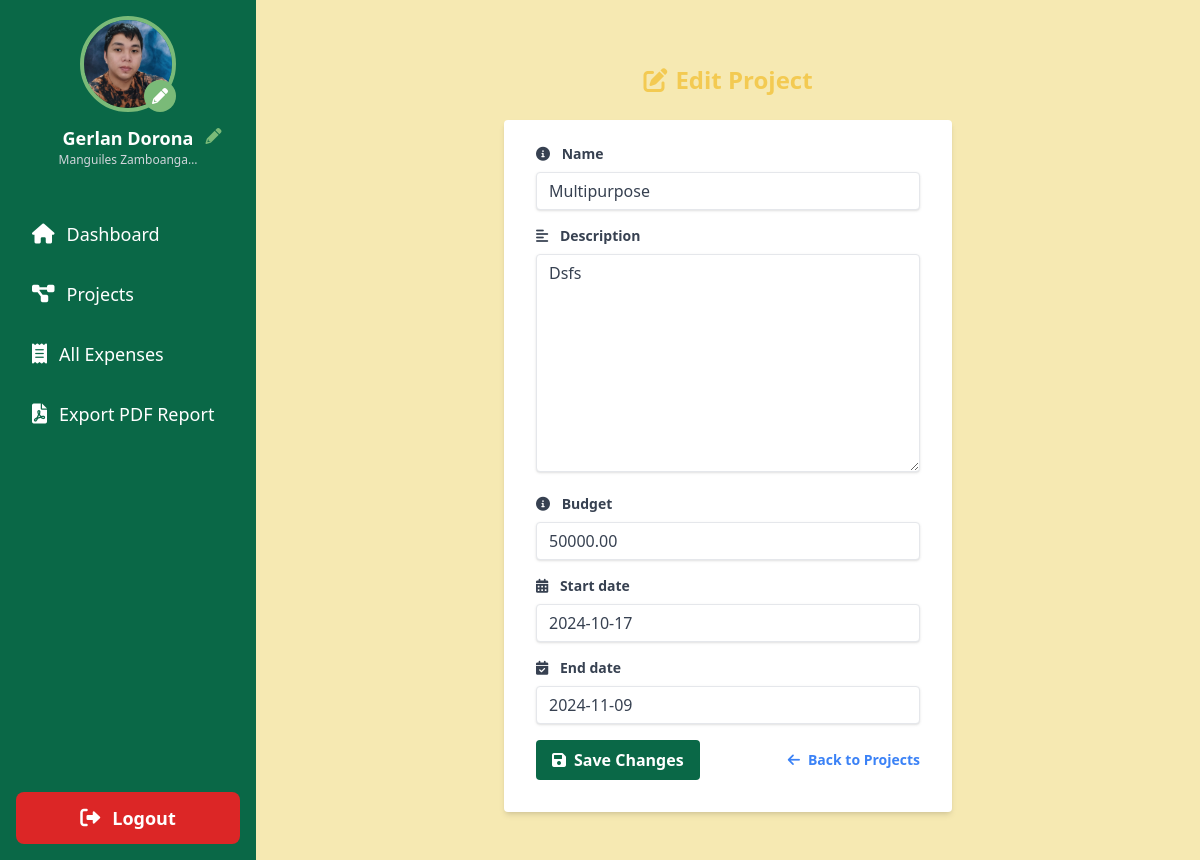
The app's page /edit-project/11/ (signed in), older data.
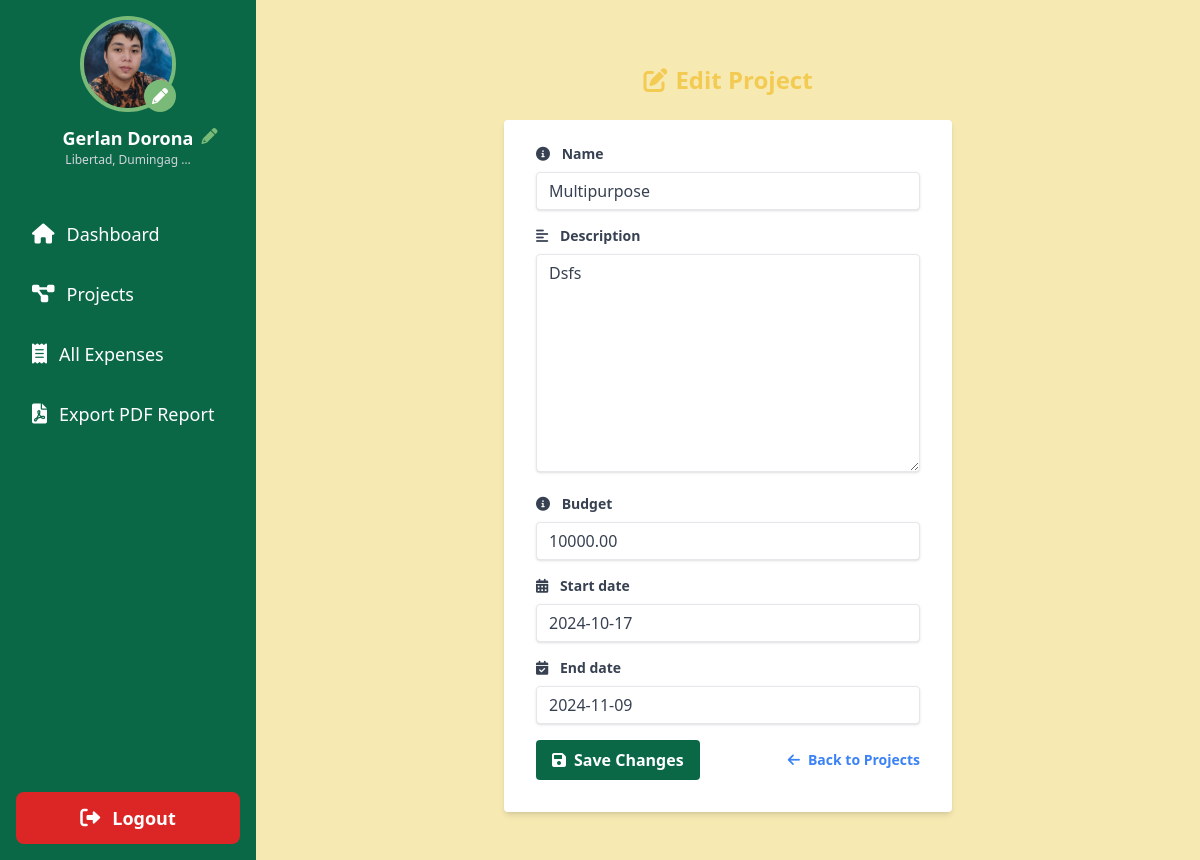
The same page, newer data.
### sk_project/models.py (models this page shows, shortened)
class User(AbstractUser):
    is_chairman = models.BooleanField(default=False)
    profile_picture = models.ImageField(upload_to='profile_pics/', default='profile_pics/default_avatar.png', blank=True)
    address = models.TextField(blank=True, null=True)
    contact_number = models.CharField(max_length=15, blank=True, null=True)
    groups = models.ManyToManyField(
        Group,
        verbose_name=_('groups'),
        blank=True,
        help_text=_(
            'The groups this user belongs to. A user will get all permissions '
            'granted to each of their groups.'
        ),
        related_name='sk_user_set',
        related_query_name='sk_user',
    )
    user_permissions = models.ManyToManyField(
        Permission,
        verbose_name=_('user permissions'),
        blank=True,
        help_text=_('Specific permissions for this user.'),
        related_name='sk_user_set',
        related_query_name='sk_user',
    )

class Project(models.Model):
    name = models.CharField(max_length=255)
    description = models.TextField()
    budget = models.DecimalField(max_digits=10, decimal_places=2)
    main_budget = models.ForeignKey(MainBudget, related_name='projects', on_delete=models.SET_NULL, null=True)
    chairman = models.ForeignKey(User, related_name='projects', on_delete=models.CASCADE)
    start_date = models.DateField()
    end_date = models.DateField()
    created_at = models.DateTimeField(auto_now_add=True)
    updated_at = models.DateTimeField(auto_now=True)
    class Meta:
        ordering = ['start_date']

### sk_project/views.py (the view)
# urls.py: path('edit-project/<int:project_id>/', views.edit_project, name='edit_project'),
@login_required
def edit_project(request, project_id):
    project = get_object_or_404(Project, id=project_id, chairman=request.user)
    if request.method == 'POST':
        form = ProjectForm(request.POST, instance=project)
        if form.is_valid():
            form.save()
            messages.success(request, 'Project updated successfully!')
            return redirect('dashboard')
    else:
        form = ProjectForm(instance=project)
    return render(request, 'edit_project.html', {'form': form, 'project': project})

### sk_project/forms.py
class ProjectForm(forms.ModelForm):
    class Meta:
        model = Project
        fields = ['name', 'description', 'budget', 'start_date', 'end_date']

### templates/edit_project.html (shortened to what this page needs)
{% extends 'base.html' %}
{% load static %}
{% load widget_tweaks %}
{% block content %}
    <div class="container mx-auto mt-8 max-w-md">
        <h2 class="text-2xl font-bold mb-6 text-center text-primary">
            <i class="fas fa-edit mr-2"></i>Edit Project
        </h2>
        <form method="post" class="bg-white shadow-md rounded px-8 pt-6 pb-8 mb-4">
            {% for field in form %}
                <div class="mb-4">
                    <label class="block text-gray-700 text-sm font-bold mb-2" for="{{ field.id_for_label }}">
                        {% if field.name == 'title' %}
                            <i class="fas fa-heading mr-2"></i>
                        {% elif field.name == 'description' %}
                            <i class="fas fa-align-left mr-2"></i>
                        {% elif field.name == 'start_date' %}
                            <i class="fas fa-calendar-alt mr-2"></i>
                        {% elif field.name == 'end_date' %}
                            <i class="fas fa-calendar-check mr-2"></i>
                        {% elif field.name == 'status' %}
                            <i class="fas fa-tasks mr-2"></i>
                        {% else %}
                            <i class="fas fa-info-circle mr-2"></i>
                        {% endif %}
                        {{ field.label }}
                    </label>
                    {{ field|add_class:"shadow appearance-none border rounded w-full py-2 px-3 text-gray-700 leading-tight focus:outline-none focus:shadow-outline" }}
                </div>
            {% endfor %}
            <div class="flex items-center justify-between">
                <button type="submit" class="bg-tertiary hover:bg-quaternary text-white font-bold py-2 px-4 rounded focus:outline-none focus:shadow-outline transition duration-300">
                    <i class="fas fa-save mr-2"></i>Save Changes
                </button>
                <a href="{% url 'all_projects' %}" class="inline-block align-baseline font-bold text-sm text-blue-500 hover:text-blue-800">
                    <i class="fas fa-arrow-left mr-2"></i>Back to Projects
                </a>
            </div>
        </form>
    </div>
{% endblock %}

### templates/base.html (shortened to what this page needs)
<!DOCTYPE html>
<html lang="en">
    {% load static %}
    <head>
        <script src="https://cdn.tailwindcss.com"></script>
        <link href="https://cdnjs.cloudflare.com/ajax/libs/font-awesome/6.0.0-beta3/css/all.min.css" rel="stylesheet">
    </head>
    <body class="bg-secondary">
        <div class="flex h-screen">
            <aside class="w-64 bg-tertiary text-white flex flex-col">
                <div class="p-4 flex flex-col items-center">
                    <a href="{% url 'edit_profile' %}" class="mb-3 relative">
                        {% if user.profile_picture %}
                            <img src="{{ user.profile_picture.url }}" alt="Profile Picture" class="w-24 h-24 rounded-full border-4 border-quaternary hover:border-primary transition-colors duration-200">
                        {% else %}
                            <img src="{% static 'img/drr.png' %}" alt="Default Profile Picture" class="w-24 h-24 rounded-full border-4 border-quaternary hover:border-primary transition-colors duration-200">
                        {% endif %}
                        <i class="fas fa-pencil-alt absolute bottom-0 right-0 bg-quaternary text-white p-2 rounded-full"></i>
                    </a>
                    <div class="text-center relative">
                        <h2 class="text-lg font-semibold">{{ user.get_full_name|title }}</h2>
                        <p class="text-xs text-gray-300">{{ user.address|truncatechars:20|capfirst }}</p>
                        <a href="{% url 'edit_profile' %}" class="absolute -right-6 top-0">
                            <i class="fas fa-pencil-alt text-quaternary hover:text-primary transition-colors duration-200"></i>
                        </a>
                    </div>
                </div>
                <nav class="mt-6 flex-grow">
                    <a href="{% url 'dashboard' %}" class="block py-3 px-6 hover:bg-quaternary transition-colors duration-200  rounded-lg mb-2 mx-2 flex items-center">
                        <i class="fas fa-home mr-3 text-xl"></i> <span class="text-lg">Dashboard</span>
                    </a>
                    <a href="{% url 'all_projects' %}" class="block py-3 px-6 hover:bg-quaternary transition-colors duration-200  rounded-lg mb-2 mx-2 flex items-center">
                        <i class="fas fa-project-diagram mr-3 text-xl"></i> <span class="text-lg">Projects</span>
                    </a>
                    <a href="{% url 'all_expenses' %}" class="block py-3 px-6 hover:bg-quaternary transition-colors duration-200  rounded-lg mb-2 mx-2 flex items-center">
                        <i class="fas fa-receipt mr-3 text-xl"></i> <span class="text-lg">All Expenses</span>
                    </a>
                    <a href="{% url 'export_pdf_report' %}" class="block py-3 px-6 hover:bg-quaternary transition-colors duration-200  rounded-lg mb-2 mx-2 flex items-center">
                        <i class="fas fa-file-pdf mr-3 text-xl"></i> <span class="text-lg">Export PDF Report</span>
                    </a>
                </nav>
                <div class="p-4 mt-auto">
                    <a href="{% url 'logout' %}" class="block py-3 px-6 bg-red-600 text-white rounded-lg hover:bg-red-700 transition-colors duration-200 text-center flex items-center justify-center">
                        <i class="fas fa-sign-out-alt mr-3 text-xl"></i> <span class="text-lg font-semibold">Logout</span>
                    </a>
                </div>
            </aside>
            <main class="flex-1 p-8 overflow-y-auto">
                {% block content %}
                {% endblock %}
            </main>
        </div>
    </body>
</html>

Row changes from the older to the newer data that the page shows:
changed User "Gerlan Dorona": address "Manguiles Zamboanga…" → "Libertad, Dumingag …"
changed Project "Multipurpose": budget "50000.00" → "10000.00"
